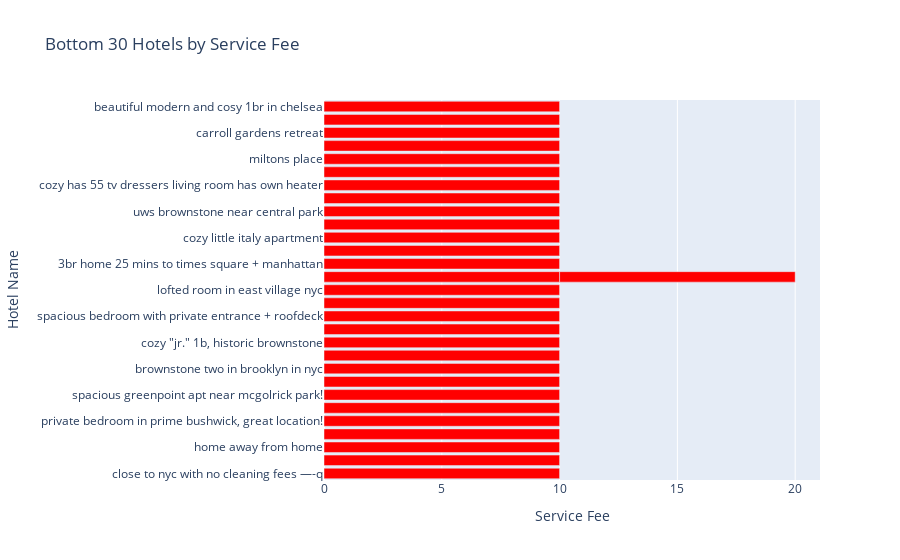

Notebook code for this chart:
### Code cell
# Sort the DataFrame by 'service_fee' in ascending order and select the bottom 30 rows
bottom_30_df = data.sort_values(by='service_fee').head(30)

# Create the bar plot using Plotly Express
fig = px.bar(bottom_30_df, x='service_fee', y='name', 
             labels={'service_fee': 'Service Fee', 'name': 'Hotel Name'},
             title='Bottom 30 Hotels by Service Fee')

# Customize the appearance of the plot (optional)
fig.update_layout(xaxis_title_text='Service Fee', yaxis_title_text='Hotel Name')
fig.update_traces(marker_color='red')  # Change the bar color if desired

# Show the plot
fig.show()

### Figure 1 — Plotly figure (JSON) as saved in the notebook; plotly's stock layout.template omitted (floating-point values rounded to 4 significant figures)
{"data": [{"alignmentgroup": "True", "hovertemplate": "Service Fee=%{x}<br>Hotel Name=%{y}<extra></extra>", "legendgroup": "", "marker": {"color": "red", "pattern": {"shape": ""}}, "name": "", "offsetgroup": "", "orientation": "h", "showlegend": false, "textposition": "auto", "type": "bar", "x": [10, 10, 10, 10, 10, 10, 10, 10, 10, 10, 10, 10, 10, 10, 10, 10, 10, 10, 10, 10, 10, 10, 10, 10, 10, 10, 10, 10, 10, 10], "xaxis": "x", "y": ["close to nyc with no cleaning fees —-q", "luxury building 15 mins from les\nmanhattan", "home away from home", "sunny double room", "private bedroom in prime bushwick, great location!", "lofty 1 bdr w/huge, private backyard", "spacious greenpoint apt near mcgolrick park!", "lower east side oasis", "brownstone two in brooklyn in nyc", "a sweet retreat in bedstuy", "cozy \"jr.\" 1b, historic brownstone", "spacious room in a cozy apartment .....", "spacious bedroom with private entrance + roofdeck", "zen private bedroom in brooklyn gem", "lofted room in east village nyc", "beautiful  cozy space for one", "3br home 25 mins to times square + manhattan", "beautiful great bedroom in harlem", "cozy little italy apartment", "time sq west- 2 bunk beds for 4 people", "uws brownstone near central park", "furnished private room 5 minutes from subway", "cozy has 55 tv dressers living room has own heater", "cozy one bedroom -beautiful terrace", "miltons place", "sunny bedroom on bed-stuy/bushwick boarder", "carroll gardens retreat", "1 br near union square - a bridge to all boroughs", "beautiful modern and cosy 1br in chelsea", "beautiful  cozy space for one"], "yaxis": "y"}], "layout": {"barmode": "relative", "legend": {"tracegroupgap": 0}, "title": {"text": "Bottom 30 Hotels by Service Fee"}, "xaxis": {"anchor": "y", "domain": [0, 1], "title": {"text": "Service Fee"}}, "yaxis": {"anchor": "x", "domain": [0, 1], "title": {"text": "Hotel Name"}}}}
